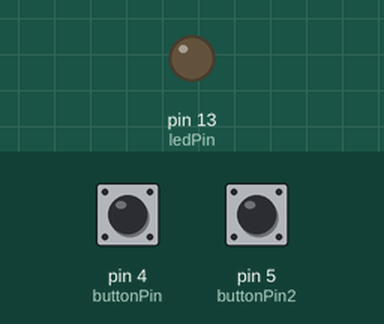
Simulated run of this sketch. Board: Arduino Uno, built with avr-gcc and run on an emulated ATmega328P. Shown: output pins drawn as LEDs (lit = HIGH). Dashed ring = blinking. Inputs (shaded band) come from the test bench; at power-on: pin 4 (buttonPin) HIGH, pin 5 (buttonPin2) HIGH. What the sketch prints to the serial monitor is not drawn.

Above: at 1.2 s.
1.3 s: pin 4 (buttonPin) pulled LOW for 0.15 s
At 1.7 s:
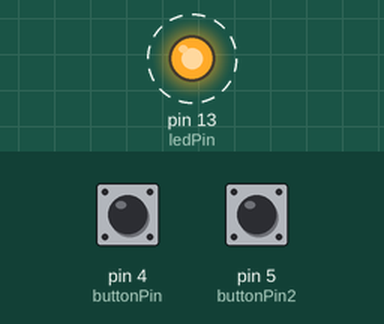
Timing chart, 0 to 12.3 s (numbered marks = the images above; inputs shaded):
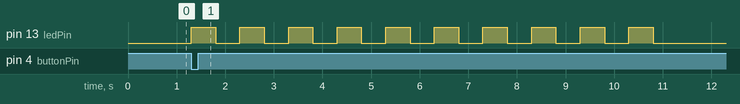

The sketch:

button.ino
```cpp
const int buttonPin = 4;     // the number of the pushbutton pin
const int ledPin =  13;      // the number of the LED pin
const int buttonPin2 = 5;

// variables will change:
int buttonState = 0;         // variable for reading the pushbutton status
int buttonState2 = 0;

void setup() {

  Serial.begin(9600);
  // initialize the LED pin as an output:
  pinMode(ledPin, OUTPUT);
  // initialize the pushbutton pin as an input:
  pinMode(buttonPin, INPUT);
  pinMode(buttonPin2, INPUT);
}

void loop() {
  // read the state of the pushbutton value:
  buttonState = digitalRead(buttonPin);
  buttonState2 = digitalRead(buttonPin2);
    //system("python ../hackathon.py");

  // check if the pushbutton is pressed.
  // if it is, the buttonState is HIGH:
  Serial.print(buttonState);
  if (buttonState == LOW) {
    // turn LED on:
    for (int i = 0; i < 10; i++){
      digitalWrite(ledPin, HIGH);
      delay(500);
      digitalWrite(ledPin, LOW);
      delay(500);
    }
  }
  else if (buttonState2 == LOW){
    for (int i = 0; i < 50; i++){
      digitalWrite(ledPin, HIGH);
      delay(100);
      digitalWrite(ledPin, LOW);
      delay(100);
    }
  } else {
    // turn LED off:
    digitalWrite(ledPin, LOW);
  }
}
```

Measured:
- after the input at 1.3 s, pin 13 (ledPin): alternates HIGH for 0.50 s and LOW for 0.50 s, 20 changes in all, then stays LOW, starting at once
